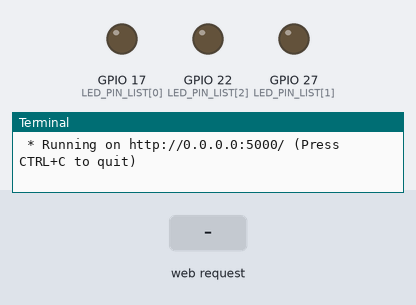
This program was run on a simulated Raspberry Pi (BCM pin numbers). Parts: output pins drawn as LEDs (lit = HIGH), the last lines printed to the terminal. The inputs (shaded band) are chosen by the test bench. The clock reads 2024-03-15 10:24:30 at power-on unless the program sets it.

Above: at 1.2 s.
1.3 s: HTTP request for /led/17/state/1 received
At 2.5 s:
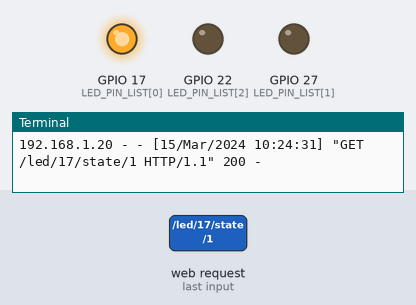
2.8 s: HTTP request for /led/22/state/1 received
At 3.8 s:
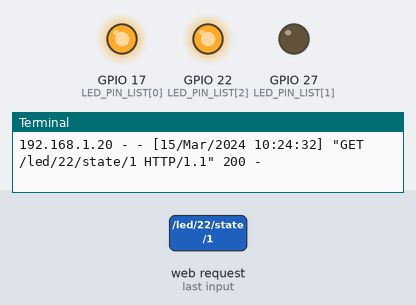
4.3 s: HTTP request for /led/17/state/0 received
At 5.0 s:
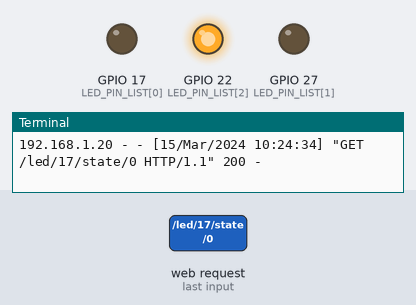
5.8 s: HTTP request for /led/22/state/0 received
At 6.1 s:
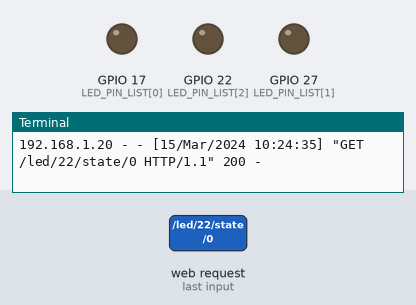
Timing chart, 0 to 8.3 s (numbered marks = the images above; inputs shaded):
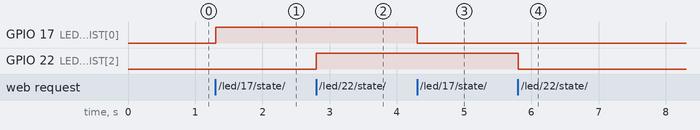

Measured:
- after the input at 1.3 s, GPIO 17 (LED_PIN_LIST[0]): LOW → HIGH at once
- after the input at 2.8 s, GPIO 22 (LED_PIN_LIST[2]): LOW → HIGH at once
- after the input at 4.3 s, GPIO 17 (LED_PIN_LIST[0]): HIGH → LOW at once
- after the input at 5.8 s, GPIO 22 (LED_PIN_LIST[2]): HIGH → LOW at once

The program:

choose_which_led_to_power_on_from_web.py
```python
# choose_which_led_to_power_on_from_web

from flask import Flask
import RPi.GPIO as GPIO

BUTTON_PIN = 26
LED_PIN_LIST = [17, 27, 22]

GPIO.setmode(GPIO.BCM)
GPIO.setup(BUTTON_PIN, GPIO.IN)


for pin in LED_PIN_LIST:
    GPIO.setup(pin, GPIO.OUT)


app = Flask(__name__)

for pin in LED_PIN_LIST:
    GPIO.output(pin, GPIO.LOW)

@app.route("/")

def index():
    return "Hello from Flask"

@app.route("/push-button")

def check_push_button_state():
    if GPIO.input(BUTTON_PIN) == GPIO.HIGH:
        return "Button is pressed"

    else:
        return "Button is not pressed"

@app.route("/led/<int:led_pin>/state/<int:led_state>")

def trigger_led(led_pin, led_state):

    if not led_pin in LED_PIN_LIST:
        return "Wrong GPIO number: " + str(led_pin)

    if led_state == 0:
        GPIO.output(led_pin, GPIO.LOW)

    elif led_state == 1:
        GPIO.output(led_pin, GPIO.HIGH)

    else:
        return "State must be 0 or 1"

    return "OK"

app.run(host="0.0.0.0")
```
